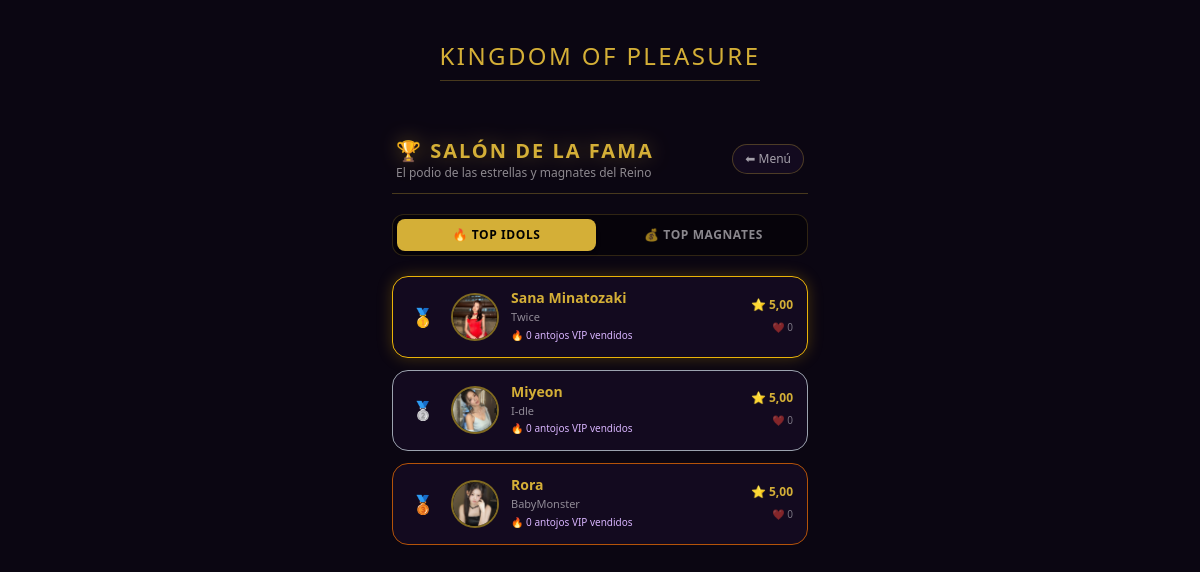
The app's page /salon-de-la-fama/, older data.
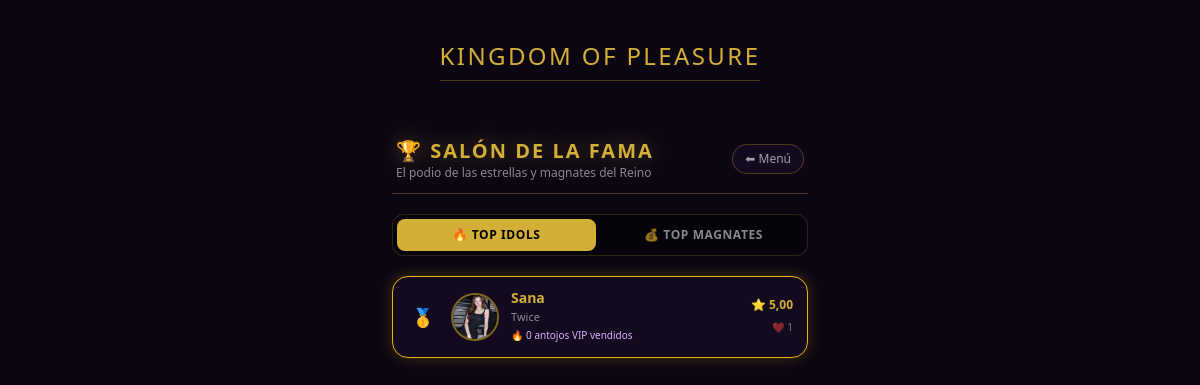
The same page, newer data.
### idols/models.py (models this page shows, shortened)
class IdolProfile(models.Model):
    STATUS_CHOICES = [
        ('online', '🟢 Chateando en Telegram'),
        ('antojos', '🔥 Sesión de Antojos'),
        ('offline', '🌙 Descansando'),
    ]
    telegram_user_id = models.BigIntegerField(db_index=True)
    owner_username = models.CharField("Usuario de Telegram", max_length=100, blank=True, null=True)
    stage_name = models.CharField("Nombre Artístico", max_length=100)
    group = models.CharField("Grupo/Solista", max_length=100, blank=True, null=True)
    bio = models.TextField("Biografía / Presentación", max_length=500)
    status = models.CharField("Estado Actual", max_length=10, choices=STATUS_CHOICES, default='online')
    photo = models.ImageField("Foto de Perfil", upload_to='idols_photos/', blank=True, null=True)
    services_done = models.IntegerField("Servicios Realizados", default=0)
    rating = models.DecimalField("Calificación Promedio", max_digits=3, decimal_places=2, default=5.00)
    created_at = models.DateTimeField(auto_now_add=True)
    updated_at = models.DateTimeField(auto_now=True)
    class Meta:
        verbose_name = "Perfil de Idol"
        verbose_name_plural = "Perfiles de Idols"
        ordering = ['-created_at']

### core/views.py (the view)
# urls.py: path('salon-de-la-fama/', views.leaderboard, name='leaderboard'),
def leaderboard(request):
    tg_id = request.GET.get('tg_id') or request.session.get('tg_id')
    top_idols = IdolProfile.objects.annotate(
        total_unlocks=Count('posts__unlocks'),
        total_likes=Sum('posts__likes')
    ).order_by('-total_unlocks', '-rating')[:10]
    for idol in top_idols:
        idol.likes_count = idol.total_likes or 0
    top_wallets = Wallet.objects.order_by('-balance')[:10]
    titulos = ["👑 Emperador Clandestino", "💎 Duque de Oro", "🥂 Lord del Placer", "✨ Barón VIP", "🎩 Caballero del Reino"]
    magnates = []
    for idx, w in enumerate(top_wallets):
        magnates.append({
            'telegram_id': str(w.telegram_user_id)[-4:], # Ocultamos parte del ID por privacidad VIP (ej: ...4797)
            'full_id': w.telegram_user_id,
            'balance': w.balance,
            'titulo': titulos[idx] if idx < len(titulos) else "Ciudadano Honorable"
        })
    return render(request, 'core/leaderboard.html', {
        'tg_id': tg_id,
        'top_idols': top_idols,
        'magnates': magnates
    })

### templates/core/leaderboard.html (shortened to what this page needs)
{% extends 'base.html' %}
{% block content %}
<div class="p-4 mt-4 flex flex-col gap-5 mx-auto w-full max-w-md pb-20">
    <div class="flex justify-between items-center px-1 border-b border-vip-gold/30 pb-3">
        <div>
            <h2 class="text-xl font-black text-vip-gold uppercase tracking-widest drop-shadow-[0_0_10px_rgba(212,175,55,0.4)]">
                🏆 Salón de la Fama
            </h2>
            <p class="text-xs text-vip-text/60">El podio de las estrellas y magnates del Reino</p>
        </div>
        <a href="/?tg_id={{ tg_id }}" class="text-xs text-vip-text/70 hover:text-vip-text bg-vip-panel px-3 py-1.5 rounded-full border border-vip-gold/30">
            ⬅ Menú
        </a>
    </div>
    <div class="grid grid-cols-2 gap-2 bg-black/40 p-1 rounded-xl border border-vip-gold/20">
        <button id="tab-idols-btn" onclick="showTab('idols')"
                class="py-2 rounded-lg text-xs font-bold uppercase tracking-wider transition-all bg-vip-gold text-black shadow-md">
            🔥 Top Idols
        </button>
        <button id="tab-magnates-btn" onclick="showTab('magnates')"
                class="py-2 rounded-lg text-xs font-bold uppercase tracking-wider transition-all text-vip-text/60 hover:text-vip-gold">
            💰 Top Magnates
        </button>
    </div>
    <div id="section-idols" class="flex flex-col gap-3">
        {% for idol in top_idols %}
            <div class="bg-vip-panel border {% if forloop.counter == 1 %}border-yellow-500 shadow-[0_0_15px_rgba(234,179,8,0.25)]{% elif forloop.counter == 2 %}border-gray-400{% elif forloop.counter == 3 %}border-amber-700{% else %}border-vip-gold/20{% endif %} p-3.5 rounded-2xl flex items-center justify-between transition-all">
                <div class="flex items-center gap-3">
                    <span class="w-8 text-center font-black text-lg">
                        {% if forloop.counter == 1 %}🥇
                        {% elif forloop.counter == 2 %}🥈
                        {% elif forloop.counter == 3 %}🥉
                        {% else %}<span class="text-xs text-vip-text/40 font-mono">#{{ forloop.counter }}</span>
                        {% endif %}
                    </span>
                    <div class="w-12 h-12 rounded-full border-2 border-vip-gold/60 overflow-hidden bg-black flex-shrink-0">
                        {% if idol.photo %}
                            <img src="{{ idol.photo.url }}" class="w-full h-full object-cover">
                        {% else %}
                            <span class="w-full h-full flex items-center justify-center text-xl">🎭</span>
                        {% endif %}
                    </div>
                    <div>
                        <h3 class="font-bold text-sm text-vip-gold leading-none">{{ idol.stage_name }}</h3>
                        <p class="text-[11px] text-vip-text/60 mt-1">{{ idol.group|default:"Solista" }}</p>
                        <p class="text-[10px] text-purple-300 mt-0.5">🔥 {{ idol.total_unlocks }} antojos VIP vendidos</p>
                    </div>
                </div>
                <div class="text-right">
                    <span class="text-xs font-bold text-vip-gold block">⭐ {{ idol.rating }}</span>
                    <span class="text-[10px] text-vip-text/50">❤️ {{ idol.likes_count }}</span>
                </div>
            </div>
        {% empty %}
            <div class="text-center py-10 text-xs text-vip-text/50 border border-vip-gold/10 rounded-2xl">
                Aún no hay suficientes registros para el ranking de Idols.
            </div>
        {% endfor %}
    </div>
</div>
{% endblock %}

Row changes from the older to the newer data that the page shows:
removed IdolProfile: photo (picture), stage_name "Sana Minatozaki", group "Twice", total_unlocks "0", rating "5,00", likes_count "0"
removed IdolProfile: photo (picture), stage_name "Miyeon", group "I-dle", total_unlocks "0", rating "5,00", likes_count "0"
removed IdolProfile: photo (picture), stage_name "Rora", group "BabyMonster", total_unlocks "0", rating "5,00", likes_count "0"
added IdolProfile: photo (picture), stage_name "Sana", group "Twice", total_unlocks "0", rating "5,00", likes_count "1"
